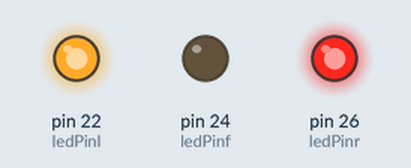
Simulated run of this sketch. Board: Arduino Mega 2560, built with avr-gcc and run on an emulated ATmega2560. Shown: output pins drawn as LEDs (lit = HIGH).

Above: at 0.1 s.
Timing chart, 0 to 1.6 s (numbered marks = the images above):
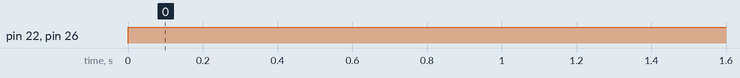

Measured:
- by itself, pin 22 (ledPinl), pin 26 (ledPinr): LOW → HIGH at 0.00 s

The sketch:

LED.ino
```cpp
#include <Wire.h>
int ledPinl = 22;
int ledPinf = 24;
int ledPinr = 26;

boolean bLedOn = true;

void setup() {
  pinMode(ledPinl, OUTPUT);
  pinMode(ledPinf, OUTPUT);
  pinMode(ledPinr, OUTPUT);

}

void loop() {
  digitalWrite(ledPinl, HIGH);
  digitalWrite(ledPinf, LOW);
  digitalWrite(ledPinr, HIGH);
 // bLedOn = !bLedOn;
  delay(1000);
}
```
